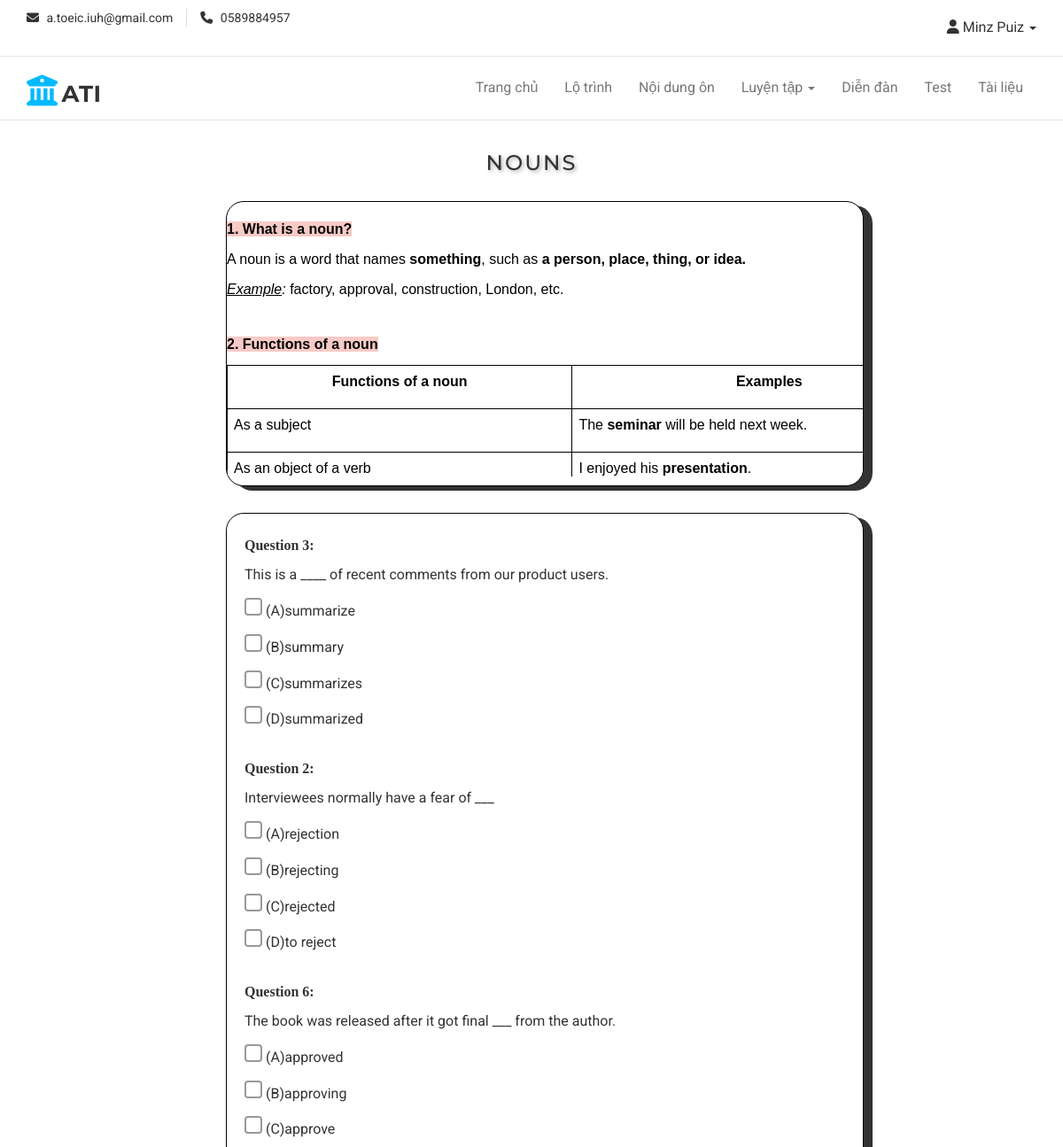
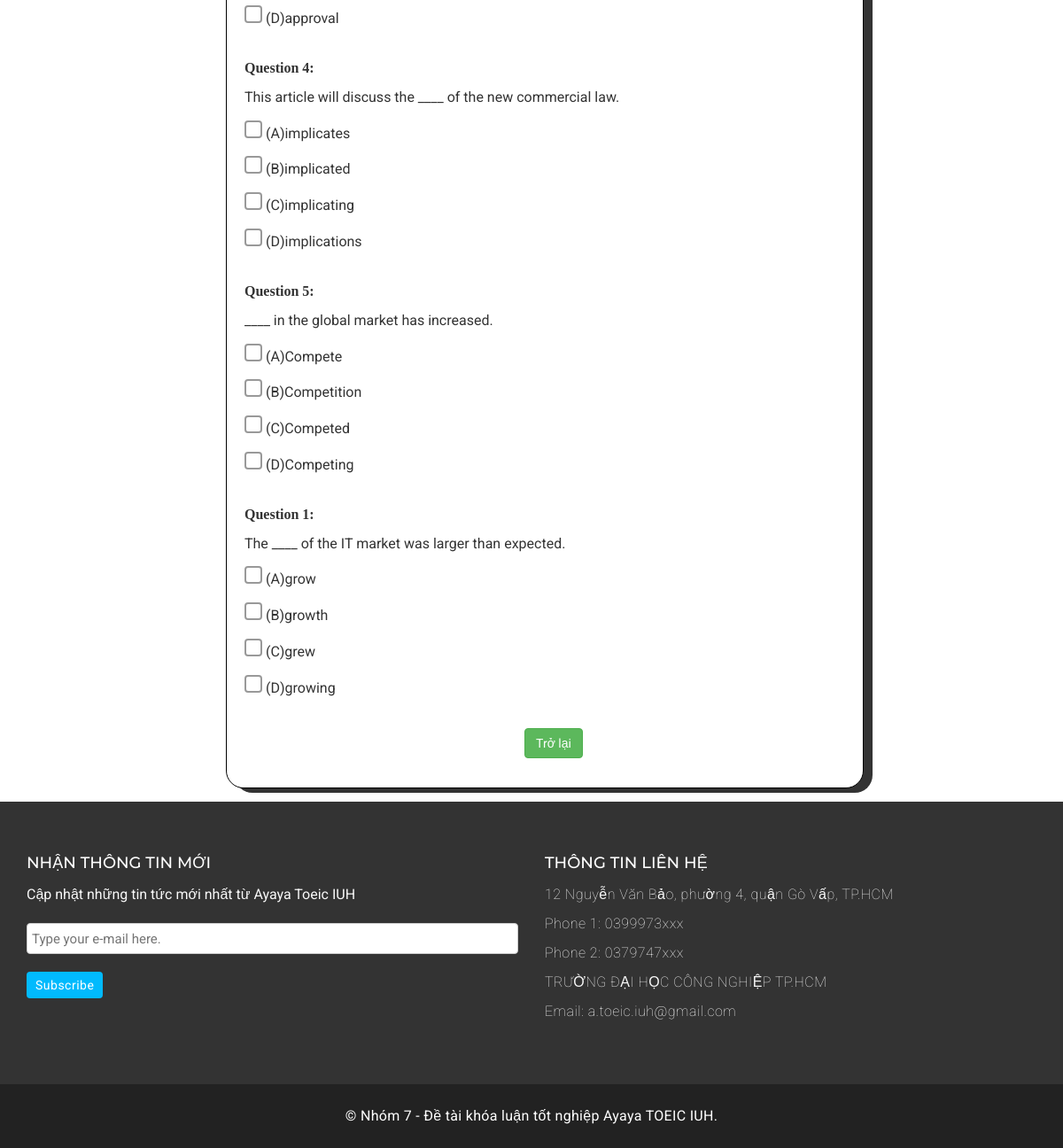
The app's page /view/practice_grammar.php?type=NOUNS&id=1 (signed in) with its own data (2 pictures, top to bottom).
### tables this page shows
CREATE TABLE `grammar` (
  `ID` int(10) NOT NULL,
  `tense_name` varchar(255) NOT NULL,
  `Description` longtext NOT NULL,
  `MaQLTL` varchar(10) NOT NULL
);

CREATE TABLE `question_g` (
  `id` int(10) NOT NULL,
  `TypeID` int(10) NOT NULL,
  `Grammar_question` varchar(255) NOT NULL,
  `AnswerA` varchar(255) NOT NULL,
  `AnswerB` varchar(255) NOT NULL,
  `AnswerC` varchar(255) NOT NULL,
  `AnswerD` varchar(255) NOT NULL,
  `Correct_Answer` varchar(255) NOT NULL,
  `Explanation` text NOT NULL
);

### model/mPractice.php (called while the page is built, shortened)
<?php
    class mPractice
    {
        function grammar_information($tense_name)
        {
            $conn=mysqli_connect('localhost','ayayatoe','tP94l7nyXH(9#B','ayayatoe_toeic');
		    mysqli_set_charset($conn ,'utf8');
            if($conn)
            {
                $sql = "select *from grammar where tense_name = '$tense_name'";
                $qr = mysqli_query($conn, $sql);
                return $qr;
            }
            else
            {
                return false;
            }
        }
    }
?>

### controller/cPractice.php (called while the page is built, shortened)
<?php
    include_once('../model/mPractice.php');
    class cPractice
    {
        function thongtin_grammar($tense_name)
        {
            $p= new mPractice();
            $r = $p->grammar_information($tense_name);
            return $r;
        }
    }
?>

### model/mGrammar_Q.php (called while the page is built, shortened)
<?php
    class mGrammar
    {
        function view_grammar_question($tense_ID)
        {
            $conn=mysqli_connect('localhost','ayayatoe','tP94l7nyXH(9#B','ayayatoe_toeic');
            mysqli_set_charset($conn ,'utf8');
            if($conn)
            {
                $sql = "SELECT * FROM question_g AS q_g JOIN grammar AS gr ON q_g.id = gr.ID WHERE q_g.TypeID = '$tense_ID' ORDER BY RAND()";
                $qr = mysqli_query($conn, $sql);
                return $qr;
            }
            else
            {
                return false;
            }
        }
    }
?>

### controller/cGrammar_Q.php (called while the page is built, shortened)
<?php
    include_once('../model/mGrammar_Q.php');
    class cGrammar
    {
        function show_grammar_question($tense_ID)
        {
            $p= new mGrammar();
            $r = $p->view_grammar_question($tense_ID);
            return $r;
        }
    }
?>

### view/practice_grammar.php (the view, shortened to what this page needs)
<?php
include('header.php')
?>
<!DOCTYPE html>
<html lang="en">
<head>
    <link rel="stylesheet" href="../assets/css/practice/style.css">
    <link rel="stylesheet" href="https://cdnjs.cloudflare.com/ajax/libs/font-awesome/6.3.0/css/all.min.css">
</head>
<body>
    <div class="container">
        <div class="row">
            <div class="col-md-2"></div>
            <div class="col-md-8">
                <div class="container-fluid">
                    <?php
                    require_once('../controller/cPractice.php');
                    $p = new cPractice();
                    $type = $_GET['type'];
                    $hien = $p->thongtin_grammar($type);
                    foreach ($hien as $row) {
                        echo '<h3 style="text-align: center;">'.$row['tense_name'].'</h3>';
                        echo '<div id="theory">
                                <div id="inner">
                                    <p>' . $row['Description'] . '</p>
                                </div>
                            </div>';
                    }
            ?>
                </div>
                <div class="container-fluid">
                    <div class="practice">
                        <form action="" method="post">
                            <?php
                    include_once('../controller/cGrammar_Q.php');
                    $p= new cGrammar();
                    $tense_ID = $_GET['id'];
                    $xuat = $p->show_grammar_question($tense_ID);
                    while($hang = mysqli_fetch_assoc($xuat)){
                        ?>
                        <div class="noidung" data-id="<?php echo $hang['ID']; ?>">
                            <p id="quest">Question <?php echo $hang['ID']; ?>:</p>
                            <p><?php echo $hang['Grammar_question']; ?></p>
                            <div class="do-it">
                                <ul id="answer-list">
                                    <li>
                                        <input type="radio" name="A_<?php echo $hang['ID']; ?>" id="<?php echo $hang['ID']; ?>"
                                            value="<?php echo $hang['AnswerA']; ?>"> (A)<?php echo $hang['AnswerA']; ?>
                                    </li>
                                    <li>
                                        <input type="radio" name="A_<?php echo $hang['ID']; ?>" id="<?php echo $hang['ID']; ?>"
                                            value="<?php echo $hang['AnswerB']; ?>"> (B)<?php echo $hang['AnswerB']; ?>
                                    </li>
                                    <li>
                                        <input type="radio" name="A_<?php echo $hang['ID']; ?>" id="<?php echo $hang['ID']; ?>"
                                            value="<?php echo $hang['AnswerC']; ?>"> (C)<?php echo $hang['AnswerC']; ?>
                                    </li>
                                    <li>
                                        <input type="radio" name="A_<?php echo $hang['ID']; ?>" id="<?php echo $hang['ID']; ?>"
                                            value="<?php echo $hang['AnswerD']; ?>"> (D)<?php echo $hang['AnswerD']; ?>
                                    </li>
                                </ul>
                            </div><br>
                        </div>
                        <?php
                    }
                    ?>
                            <div style="text-align: center; width: 50%" id="nut">
                                <a href="choose_grammar.php"><button type="button" class="btn btn-success">Trở lại</button></a>
                            </div><br>
                        </form>
                    </div>
                </div>
            </div>
            <div class="col-md-2"></div>
        </div>
    </div>
</body>
<?php
include('footer.php')
?>
</html>

### assets/css/style.css (style rules this page uses)
body { background-color: #ffffff; font-family: "Roboto", sans-serif; color: #333333; font-size: 16px; overflow-x: hidden; }
ul { padding: 0; margin: 0; list-style: none; }
a { text-decoration: none; color: #333333; }
h1, h2, h3, h4, h5, h6 { font-family: "Montserrat", sans-serif; }

### assets/css/practice/style.css (style rules this page uses)
* { margin: 0 auto; padding: 0; }
#theory { width: 100%; border: 1px solid black; border-radius: 20px; padding-top: 10px; padding-bottom: 10px; margin: 15px; overflow: hidden; background-color: #fff; box-shadow: 1rem 0.5rem 0rem; }
#inner { height: 300px; overflow-y: auto; position: relative; font-family: 'Segoe UI', Tahoma, Geneva, Verdana, sans-serif; }
.practice { width: 100%; border: 1px solid black; border-radius: 20px; padding-top: 25px; padding-bottom: 10px; padding-left: 20px; margin: 15px; background-color: #fff; box-shadow: 1rem 0.5rem 0rem; }
h3 { text-align: center; font-size: 36px; font-weight: 700; text-transform: uppercase; color: #333; letter-spacing: 2px; margin-bottom: 20px; text-shadow: 2px 2px 4px #aaa; font-family: Arial, Helvetica, sans-serif; padding: 15px; }
.do-it ul { list-style-type: none; margin: 0; padding: 0; }
.do-it li { margin-bottom: 10px; }
input[type="radio"] { position: relative; width: 20px; height: 20px; -webkit-appearance: none; -moz-appearance: none; appearance: none; border: 2px solid #999; border-radius: 4px; outline: none; transition: 0.2s all linear; }
input[type="radio"]::before { content: ""; display: block; position: absolute; top: 2.5px; left: 2.5px; width: 12px; height: 12px; border-radius: 2px; background-color: #999; transition: 0.2s all linear; opacity: 0; }
#quest { font-weight: bolder; font-family: Georgia, 'Times New Roman', Times, serif; }

### records on screen
grammar: tense_name "NOUNS", Description "1. What is a noun? A noun is a word that names something , such as a person, place, thing, or idea. Example : factory, approval, construction, London, etc. 2. Functions of a noun Functions of a noun Examples As a subject The seminar will be held next week. As an object of a verb I enjoyed his presentation ."
question_g: grammar.ID "3", Grammar_question "This is a ____ of recent comments from our product users.", AnswerA "summarize", AnswerB "summary", AnswerC "summarizes", AnswerD "summarized"
question_g: grammar.ID "2", Grammar_question "Interviewees normally have a fear of ___", AnswerA "rejection", AnswerB "rejecting", AnswerC "rejected", AnswerD "to reject"
question_g: grammar.ID "6", Grammar_question "The book was released after it got final ___ from the author.", AnswerA "approved", AnswerB "approving", AnswerC "approve", AnswerD "approval"
question_g: grammar.ID "4", Grammar_question "This article will discuss the ____ of the new commercial law.", AnswerA "implicates", AnswerB "implicated", AnswerC "implicating", AnswerD "implications"
question_g: grammar.ID "5", Grammar_question "____ in the global market has increased.", AnswerA "Compete", AnswerB "Competition", AnswerC "Competed", AnswerD "Competing"
question_g: grammar.ID "1", Grammar_question "The ____ of the IT market was larger than expected.", AnswerA "grow", AnswerB "growth", AnswerC "grew", AnswerD "growing"

### other values on screen
$r['TenUser'] "Minz Puiz"
